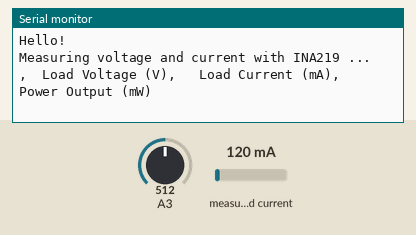
Bench run of a sketch on a simulated Arduino Leonardo, built with avr-gcc and run on an emulated ATmega32U4. Shown: the last lines printed to the serial monitor. The test bench sets the inputs (shaded band); at power-on: measured current 120 mA, A3 = 512.

Above: at 3.2 s.
3.3 s: measured current set to 40 mA
At 4.7 s:
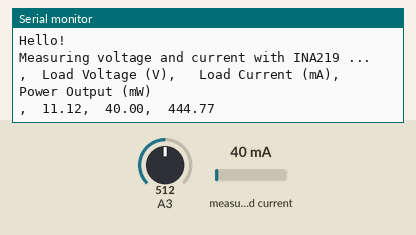
6.3 s: A3 set to 716
At 7.1 s:
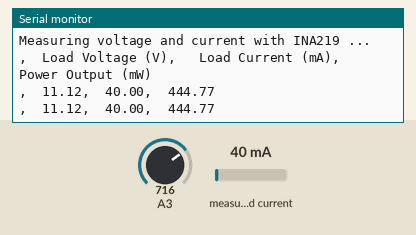
7.8 s: measured current set to 500 mA
At 9.0 s:
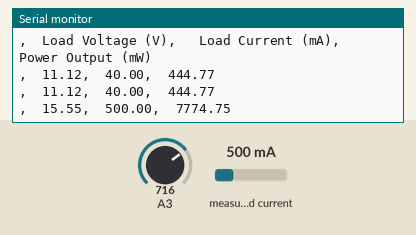
9.3 s: A3 set to 900
At 11.1 s:
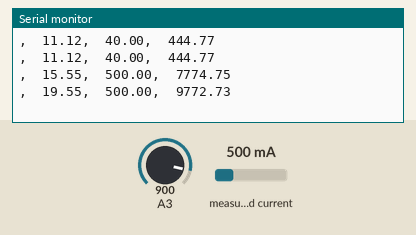
Timing chart, 0 to 11.8 s (numbered marks = the images above; inputs shaded):
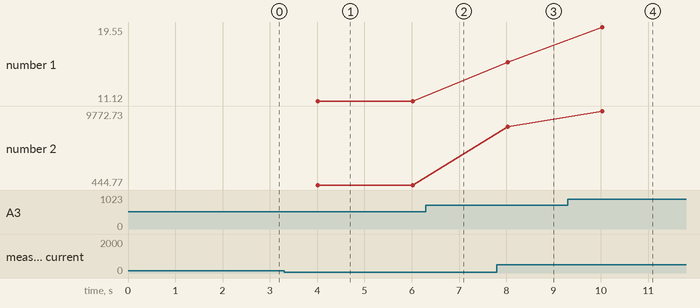

The sketch:

windTurbineProject.ino
```cpp
#include <Wire.h>
#include <Adafruit_INA219.h>

Adafruit_INA219 ina219;

void setup(void)
{
  Serial.begin(9600);
  while (!Serial) {
      // Will pause Zero, Leonardo, etc., until serial console opens
      delay(1);
  }
  pinMode(A3, INPUT);

  Serial.println("Hello!");

  // Initialize the INA219
  if (!ina219.begin()) {
    Serial.println("Failed to find INA219 chip");
    while (1) { delay(10); }
  }


  Serial.println("Measuring voltage and current with INA219 ...");
  delay(2000);
  Serial.print(",  "); Serial.println("Load Voltage (V),   Load Current (mA),    Power Output (mW) ");
}


void loop(void) {
  float current_mA, load_voltage, power_output_mW;
  unsigned long start;

  // Read current from INA219 and initial load voltage
  current_mA = ina219.getCurrent_mA();
  load_voltage = (4.30 / 198) * analogRead(A3);

  // Record the start time
  start = millis();

  // Calculate average values over 2 seconds
  while (millis() - start < 2000) {
    float new_current = ina219.getCurrent_mA();
    float new_voltage = (4.30 / 198) * analogRead(A3);

    current_mA = sqrt((current_mA * current_mA + new_current * new_current) / 2);
    load_voltage = sqrt((load_voltage * load_voltage + new_voltage * new_voltage) / 2);
  }

  // Calculate power output
  power_output_mW = load_voltage * current_mA;


  Serial.print(",  "); Serial.print(load_voltage, 2);Serial.print(",  "); Serial.print(current_mA, 2); Serial.print(",  "); Serial.println(power_output_mW, 2);
}
```

Measured:
- after the input at 3.3 s, the serial monitor: prints a new line after 0.72 s (image 1)
- after the input at 7.8 s, the serial monitor: prints a new line after 0.23 s (image 3)
- after the input at 9.3 s, the serial monitor: prints a new line after 0.73 s (image 4)
- plotted number 1: 15.55 → 19.55 after the input at 9.3 s
- plotted number 2: 444.77 → 7774.75 after the input at 7.8 s, 7774.75 → 9772.73 after the input at 9.3 s
